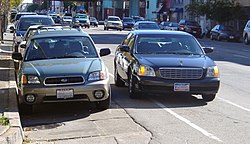
#> input picture resources/dpark/d2.jpg, 250 x 144 px
$ python lane_detect.py
#> lines starting #> are read from the running program, lines starting #| are printed output that depends on the picture; after the words box and inside, x2 and y2 are one past the last pixel; in counts of white or black regions, pixels touching at a corner belong together
import cv2
import numpy as np
import matplotlib.pyplot as plt

img = cv2.imread('resources/dpark/d2.jpg')
#> img is the input picture: shape (144, 250, 3); mean B, G, R 124.4, 114, 110
gray = cv2.cvtColor(img, cv2.COLOR_BGR2GRAY)
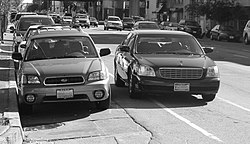
#> gray: shape (144, 250); min 0, max 255, mean 114
blur_gray = cv2.GaussianBlur(src=gray, ksize=(5, 5), sigmaX=0)
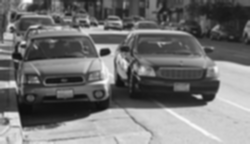
#> blur_gray: shape (144, 250); min 13, max 251, mean 114
edges = cv2.Canny(blur_gray, 50, 150, apertureSize=3)
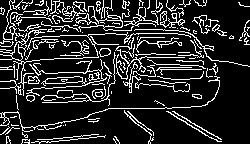
#> edges: shape (144, 250); 16.4% white in thin lines or dots
edges2 = cv2.Canny(blur_gray, 25, 75, apertureSize=3)
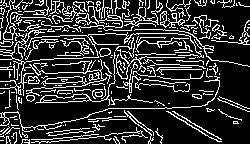
#> edges2: shape (144, 250); 20.1% white in thin lines or dots

lines = cv2.HoughLinesP(edges, 1, np.pi/180, 80, 15, 5)
#> lines = 28 rows, first 6: [60, 35, 86, 35], [166, 111, 208, 136], [190, 78, 201, 77], [99, 20, 104, 20], [21, 17, 38, 17], [135, 29, 153, 29]
for x1, y1, x2, y2 in lines[0]:
    cv2.line(img, (x1, y1), (x2, y2), (0, 255, 0), 2)
#> this loop made 1 pass
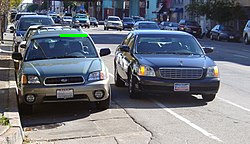
#> img: shape (144, 250, 3); 0.23% of pixels changed, all inside (x1, y1, x2, y2) = (59, 34, 88, 37)

cv2.imshow('IMGo', img)
cv2.imshow('IMGE', edges)
#cv2.imshow('IMGE2', edges2)
cv2.waitKey(0)
cv2.destroyAllWindows()

$ run again, with resources/dpark/d1.jpg copied over resources/dpark/d2.jpg
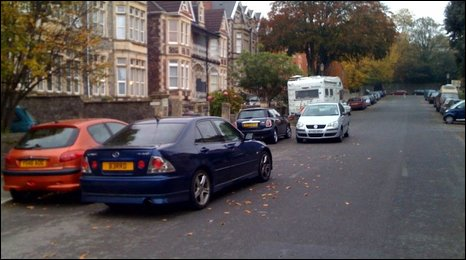
#> input picture resources/dpark/d1.jpg, 466 x 260 px
#> img is the input picture: shape (260, 466, 3); mean B, G, R 83.8, 84.5, 92.2
#> `edges = cv2.Canny(blur_gray, 50, 150, apertureSize=3)`:
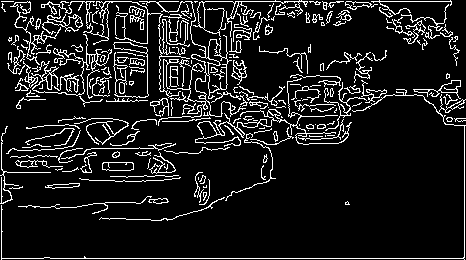
#> edges: shape (260, 466); 11% white in thin lines or dots
#> edges2: shape (260, 466); 15.2% white in thin lines or dots
#> lines = 160 rows, first 6: [50, 258, 463, 258], [105, 1, 131, 1], [371, 1, 451, 1], [316, 104, 323, 104], [199, 98, 205, 98], [239, 108, 245, 108]
#> the loop `for x1, y1, x2, y2 in lines[0]:` made 1 pass
#> after the loop `for x1, y1, x2, y2 in lines[0]:`:
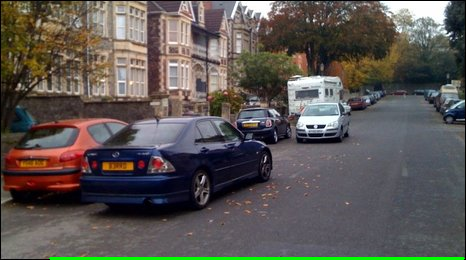
#> img: shape (260, 466, 3); 1.03% of pixels changed, all inside (x1, y1, x2, y2) = (49, 257, 465, 260)

$ run again, with resources/dpark/d3.jpg copied over resources/dpark/d2.jpg
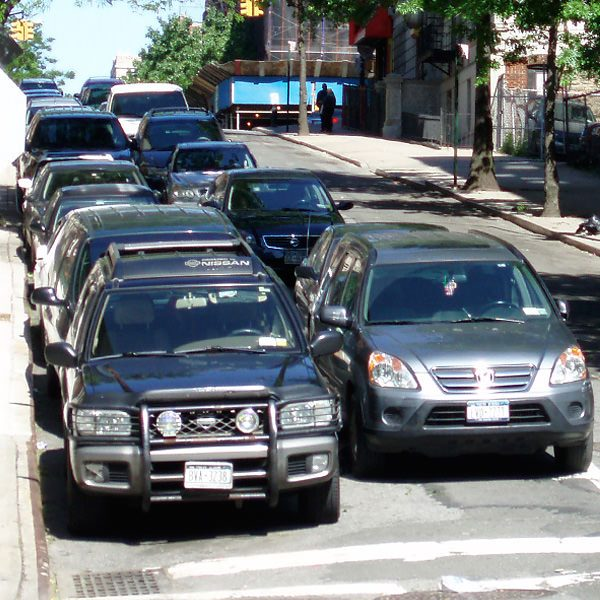
#> input picture resources/dpark/d3.jpg, 600 x 600 px
#> img is the input picture: shape (600, 600, 3); mean B, G, R 120.1, 116.4, 110.3
#> `edges = cv2.Canny(blur_gray, 50, 150, apertureSize=3)`:
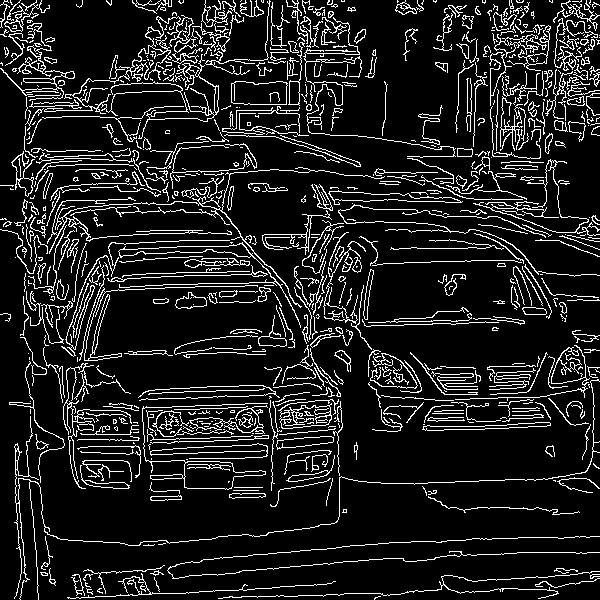
#> edges: shape (600, 600); 12% white in thin lines or dots
#> `edges2 = cv2.Canny(blur_gray, 25, 75, apertureSize=3)`:
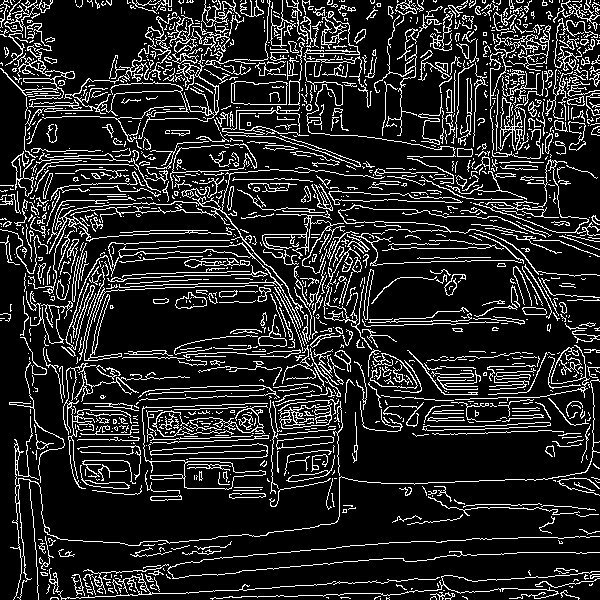
#> edges2: shape (600, 600); 15.2% white in thin lines or dots
#> lines = 675 rows, first 6: [276, 275, 287, 286], [272, 237, 289, 237], [254, 253, 266, 265], [342, 350, 350, 358], [539, 422, 549, 422], [139, 242, 155, 242]
#> the loop `for x1, y1, x2, y2 in lines[0]:` made 1 pass

$ run again, with resources/dpark/d4.jpg copied over resources/dpark/d2.jpg
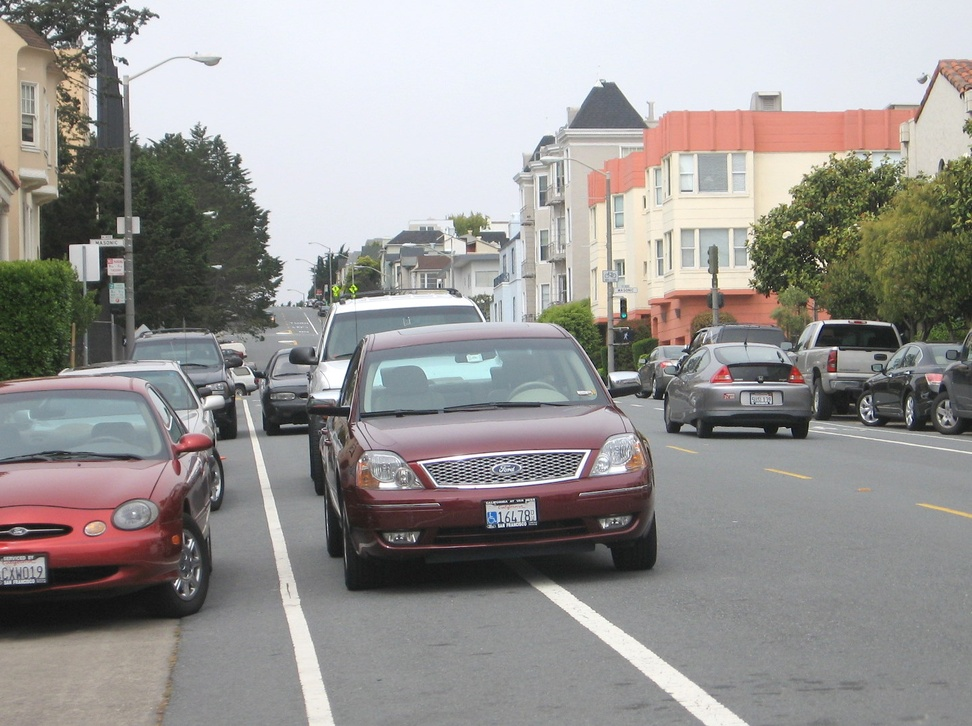
#> input picture resources/dpark/d4.jpg, 972 x 726 px, shrunk from 1439 x 1075 before the run
#> img is the input picture: shape (726, 972, 3); mean B, G, R 147.6, 149.4, 152
#> `edges = cv2.Canny(blur_gray, 50, 150, apertureSize=3)`:
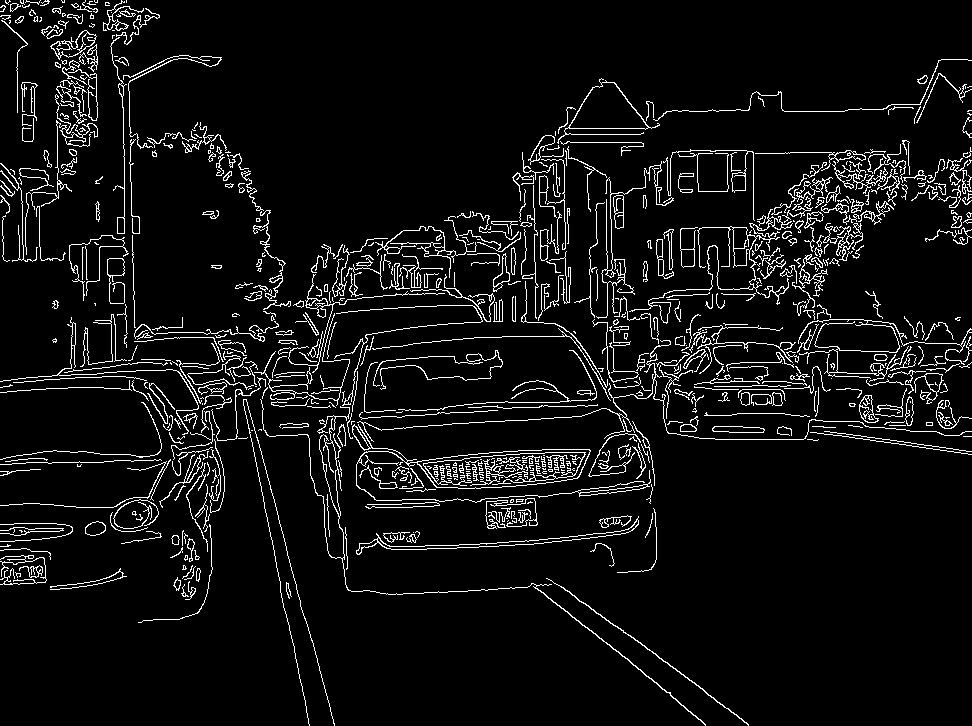
#> edges: shape (726, 972); 6.4% white in thin lines or dots
#> `edges2 = cv2.Canny(blur_gray, 25, 75, apertureSize=3)`:
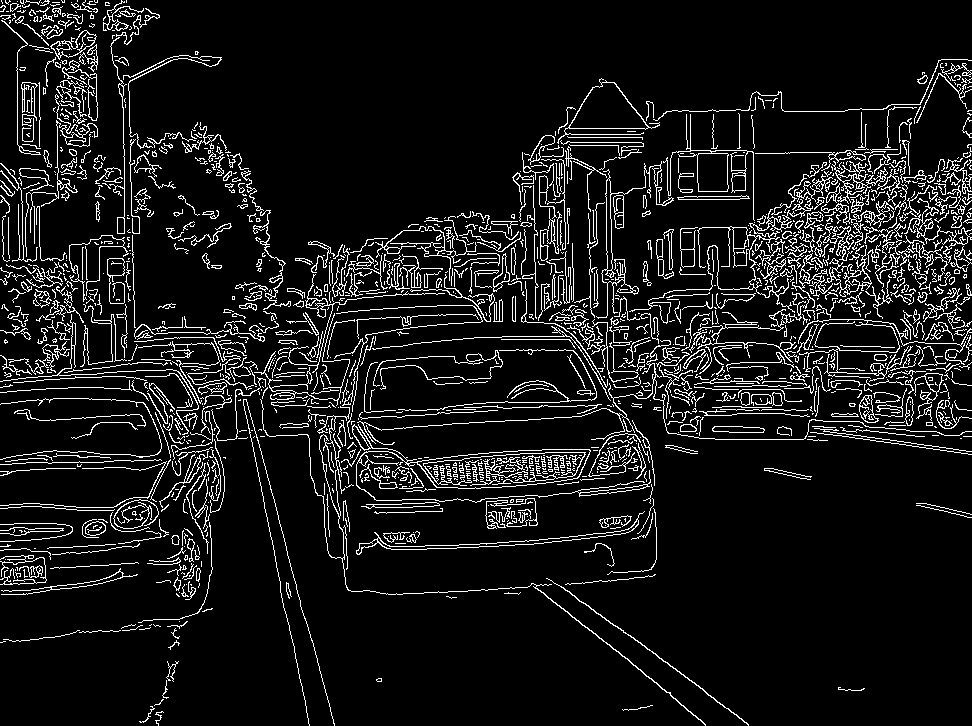
#> edges2: shape (726, 972); 9% white in thin lines or dots
#> lines = 583 rows, first 6: [650, 353, 658, 345], [227, 439, 234, 439], [615, 625, 700, 687], [455, 423, 483, 422], [273, 496, 274, 501], [722, 382, 729, 382]
#> the loop `for x1, y1, x2, y2 in lines[0]:` made 1 pass
